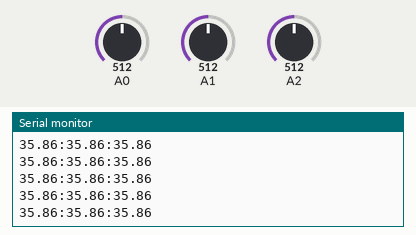
The sketch below on a simulated Arduino Uno, built with avr-gcc and run on an emulated ATmega328P. On the bench: the last lines printed to the serial monitor. Inputs (shaded band) come from the test bench; at power-on: A0 = 512, A1 = 512, A2 = 512.

Above: at 1.2 s.
1.3 s: A0 set to 588
At 2.0 s:
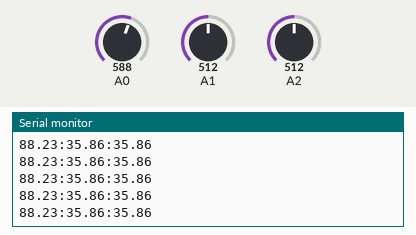
2.8 s: A0 set to 619
At 3.3 s:
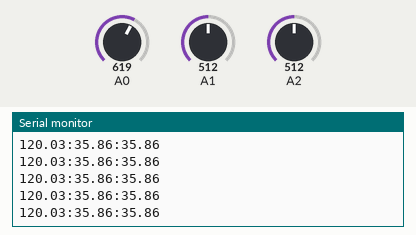
5.8 s: A1 set to 588
At 6.4 s:
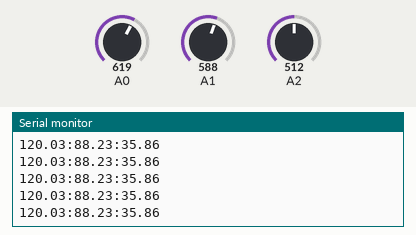
8.8 s: A1 set to 609
At 9.7 s:
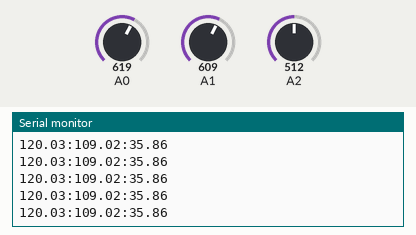
10.3 s: A2 set to 588
At 11.2 s:
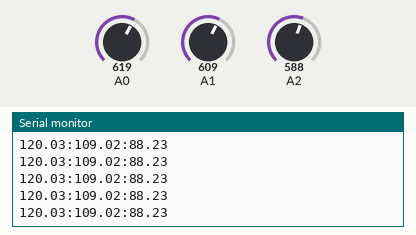
11.8 s: A2 set to 612
At 12.3 s:
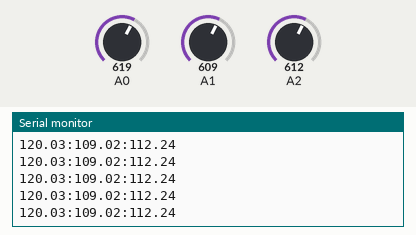
Timing chart, 0 to 14.3 s (numbered marks = the images above; inputs shaded):
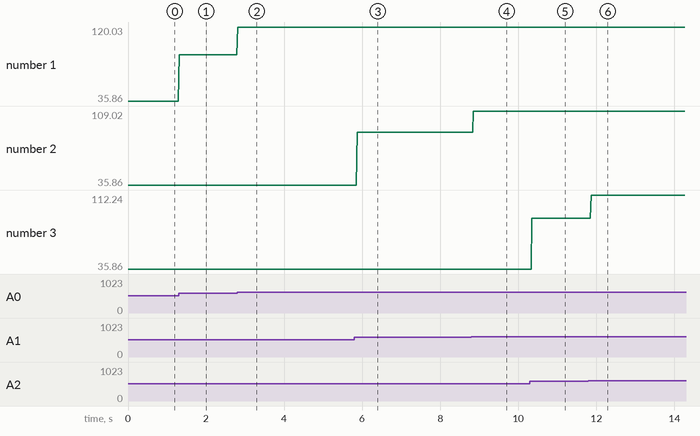

The sketch:

WindSensor.ino
```cpp
/*
   A demo sketch for the Modern Device Rev P Wind Sensor
  Requires a Wind Sensor Rev P from Modern Device
  http://moderndevice.com/product/wind-sensor-rev-p/
  The Rev P requires at least at least an 8 volt supply. The easiest way to power it
  if you are using an Arduino is to use a 9 volt or higher supply on the external power jack
  and power the sensor from Vin.
  Hardware hookup
  Sensor     Arduino Pin
  Ground     Ground
  +10-12V      Vin
  Out          A0
  TMP          A2
  Paul Badger
  code in the public domain*/

// Wind sensor analog pins.
const int sensor1 = A0;
const int sensor2 = A1;
const int sensor3 = A2;

void setup() {
  Serial.begin(9600);
}

float round_to_dp(float in_value, int decimal_place) {
  float multiplier = powf( 10.0f, decimal_place );
  in_value = roundf( in_value * multiplier ) / multiplier;
  return in_value;
}

float readSensor(int sensor) {
  // Read wind.
  int windADunits = analogRead(sensor);

  // Wind formula derived from a wind tunnel data,
  // annemometer and some fancy Excel regressions.
  // This scalin doesn't have any temperature correction in it yet.
  float offset = 264.0;

  float windMPH = windADunits < offset ? 0 : pow((((float)windADunits - offset) / 85.6814), 3.36814);
  return round_to_dp(windMPH, 2);
}

void loop() {
  float mph1 = readSensor(sensor1);
  float mph2 = readSensor(sensor2);
  float mph3 = readSensor(sensor3);

  Serial.print(String("") + mph1 + ":" + mph2 + ":" + mph3 + "\n");
  delay(16);
}
```

Measured:
- after the input at 1.3 s, the serial monitor: prints a new line at once (image 1)
- after the input at 2.8 s, the serial monitor: prints a new line at once (image 2)
- after the input at 5.8 s, the serial monitor: prints a new line after 0.07 s (image 3)
- after the input at 8.8 s, the serial monitor: prints a new line after 0.05 s (image 4)
- after the input at 10.3 s, the serial monitor: prints a new line after 0.05 s (image 5)
- after the input at 11.8 s, the serial monitor: prints a new line after 0.07 s (image 6)
- plotted number 1: 35.86 → 88.23 after the input at 1.3 s, 88.23 → 120.03 after the input at 2.8 s
- plotted number 2: 35.86 → 88.23 after the input at 5.8 s, 88.23 → 109.02 after the input at 8.8 s
